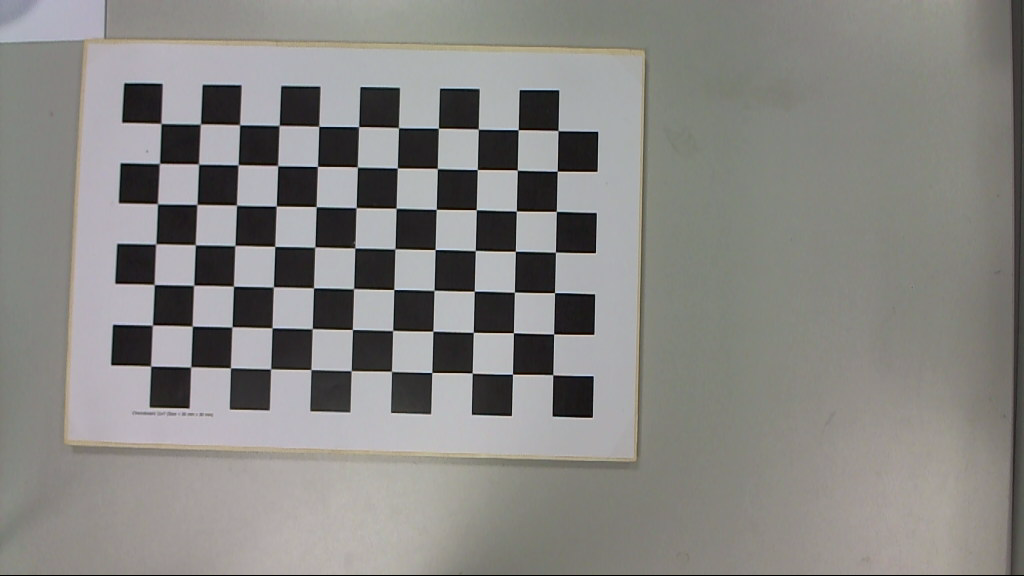
#> input picture chessboard_data/imgs/leftcamera/Im_L_1.png, 1024 x 576 px
$ python main.py   (older library calls are emulated)
#> lines starting #> are read from the running program, lines starting #| are printed output that depends on the picture
### stereoconfig.py
import numpy as np

# 儲存相機參數

# 雙目相機參數
class stereoCamera(object):
    def __init__(self):
        # 左相機內參
        self.cam_matrix_left = np.array([[718.91784516,   0,         523.81794096],
 [  0,         729.9676401,  285.67599007],
 [  0,           0,           1        ]])


        # 右相機內參
        self.cam_matrix_right = np.array([[722.0596431,    0,         513.69586443],
 [  0,         732.73467429, 292.73935455],
 [  0,           0,           1,        ]])

        # 左右相機畸變係數:[k1, k2, p1, p2, k3]
        self.distortion_l = np.array([[ 3.10654667e-02, -1.79710419e-01,  8.74245497e-04,  1.77051639e-04,
   2.13729056e-01]])

        self.distortion_r = np.array([[ 0.01106482, -0.13689889, -0.00141579,  0.001299,    0.20230678]])

        # 旋轉矩陣
        self.R = np.array([[ 0.99936535,  0.00766217, -0.03478784],
 [-0.00858504, 0.99961309, -0.02645698],
 [ 0.03457166,  0.02673885,  0.99904446]])

        # 平移矩陣
        self.T = np.array([[ 6.32313216],
 [-0.1437672 ],
 [ 0.13653885]])

        # 焦距
        self.focal_length = 1764.82558    # 默認值，一般取立體校正後的重投影矩陣Q中的 Q[2,3]

        # 基線距離
        self.baseline = 74   # 單位：mm， 爲平移向量的第一個參數（取絕對值）

### main.py
import cv2
import numpy as np
import time
import stereoconfig


# 預處理
def preprocess(img1, img2):
    # 彩色圖->灰度圖
    im1 = cv2.cvtColor(img1, cv2.COLOR_BGR2GRAY)
    im2 = cv2.cvtColor(img2, cv2.COLOR_BGR2GRAY)

    # 直方圖均衡
    im1 = cv2.equalizeHist(im1)
    im2 = cv2.equalizeHist(im2)

    return im1, im2


# 消除畸變
def undistortion(image, camera_matrix, dist_coeff):
    undistortion_image = cv2.undistort(image, camera_matrix, dist_coeff)

    return undistortion_image


# 獲取畸變校正和立體校正的映射變換矩陣、重投影矩陣
# @param：config是一個類，存儲着雙目標定的參數:config = stereoconfig.stereoCamera()
def getRectifyTransform(height, width, config):
    # 讀取內參和外參
    left_K = config.cam_matrix_left
    right_K = config.cam_matrix_right
    left_distortion = config.distortion_l
    right_distortion = config.distortion_r
    R = config.R
    T = config.T

    # 計算校正變換
    if type(height) != 'int' or type(width) != 'int':
        height = int(height)
        width = int(width)
    R1, R2, P1, P2, Q, roi1, roi2 = cv2.stereoRectify(left_K, left_distortion, right_K, right_distortion, (width, height), R, T, alpha= -1)

    map1x, map1y = cv2.initUndistortRectifyMap(left_K, left_distortion, R1, P1, (width, height), cv2.CV_32FC1)
    map2x, map2y = cv2.initUndistortRectifyMap(right_K, right_distortion, R2, P2, (width, height), cv2.CV_32FC1)

    return map1x, map1y, map2x, map2y, Q


# 畸變校正和立體校正 ###################################################問題:全黑
def rectifyImage(image1, image2, map1x, map1y, map2x, map2y):

    rectifyed_img1 = cv2.remap(image1, map1x, map1y, cv2.INTER_AREA)
    rectifyed_img2 = cv2.remap(image2, map2x, map2y, cv2.INTER_AREA)

    return rectifyed_img1, rectifyed_img2


# 立體校正檢驗----畫線
def draw_line(image1, image2):
    # 建立輸出圖像
    height = max(image1.shape[0], image2.shape[0])
    width = image1.shape[1] + image2.shape[1]

    output = np.zeros((height, width), dtype=np.uint8)
    output[0:image1.shape[0], 0:image1.shape[1]] = image1
    output[0:image2.shape[0], image1.shape[1]:] = image2

    for k in range(15):
        cv2.line(output, (0, 50 * (k+1)), (2 * width, 50* (k+1)), (0, 255, 0), thickness=2, lineType=cv2.LINE_AA)  #直線間隔：100

    return output


# 視差計算
# [75 lines left out: functions disparity_SGBM, computeDispAndPoints, disparity_box, not called in this run]


# imgL = cv2.imread('Pic_RedPoint/L.bmp', 1)
# imgR = cv2.imread('Pic_RedPoint/R.bmp', 1)
imgL = cv2.imread('chessboard_data/imgs/leftcamera/Im_L_1.png', 1)
#> imgL is the input picture: shape (576, 1024, 3); mean B, G, R 131.2, 134.2, 135.4
imgR = cv2.imread('chessboard_data/imgs/rightcamera/Im_R_1.png', 1)
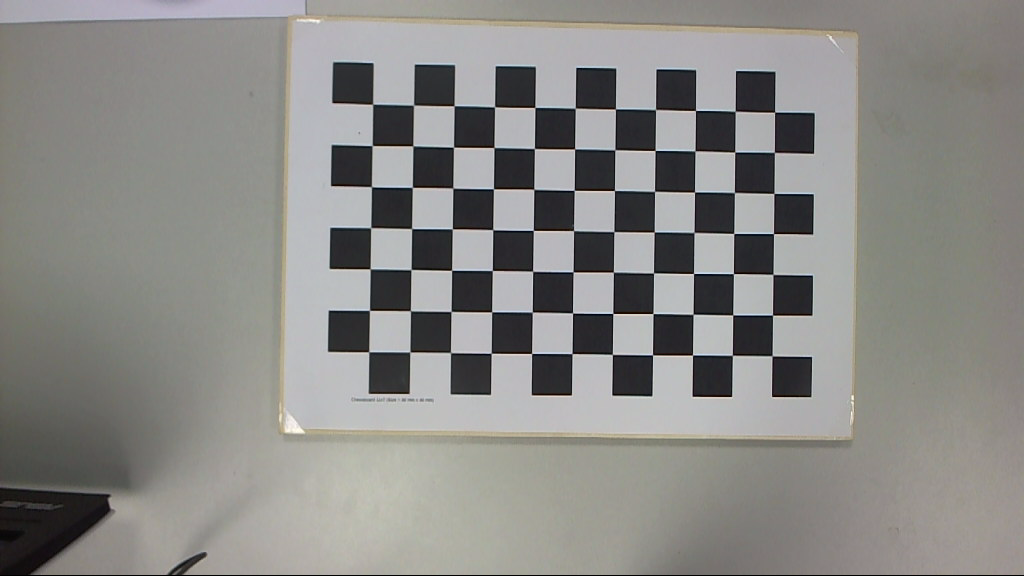
#> input picture chessboard_data/imgs/rightcamera/Im_R_1.png, 1024 x 576 px
#> imgR is the input picture: shape (576, 1024, 3); mean B, G, R 133.8, 136.8, 137.6
height , width = imgL.shape[0:2]
#> height = 576; width = 1024
config = stereoconfig.stereoCamera()
imgL ,imgR = preprocess(imgL, imgR)  # 轉灰階
#> in preprocess, `im1 = cv2.equalizeHist(im1)`:
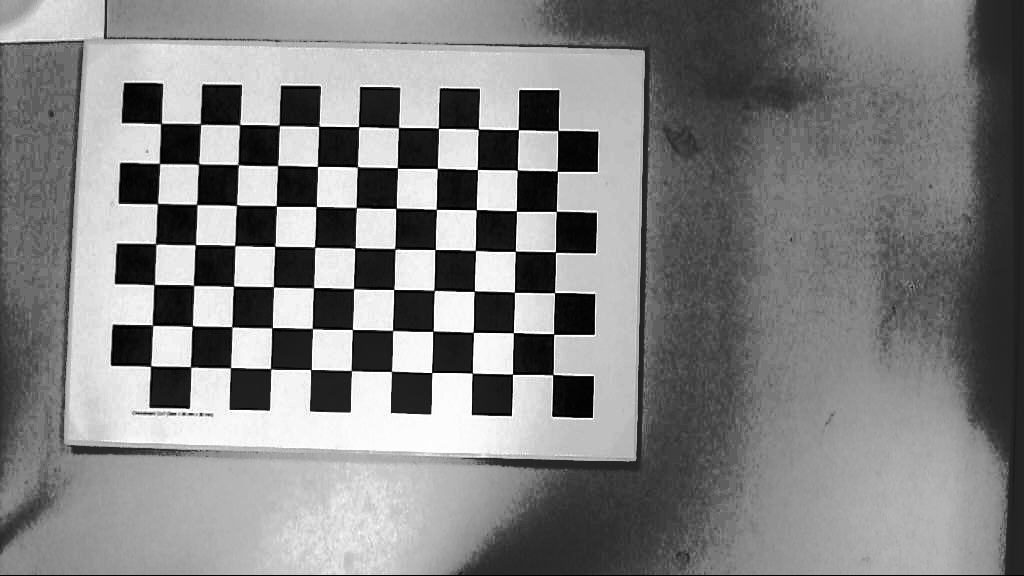
#> im1: shape (576, 1024); min 0, max 255, mean 129.6
#> in preprocess, `im2 = cv2.equalizeHist(im2)`:
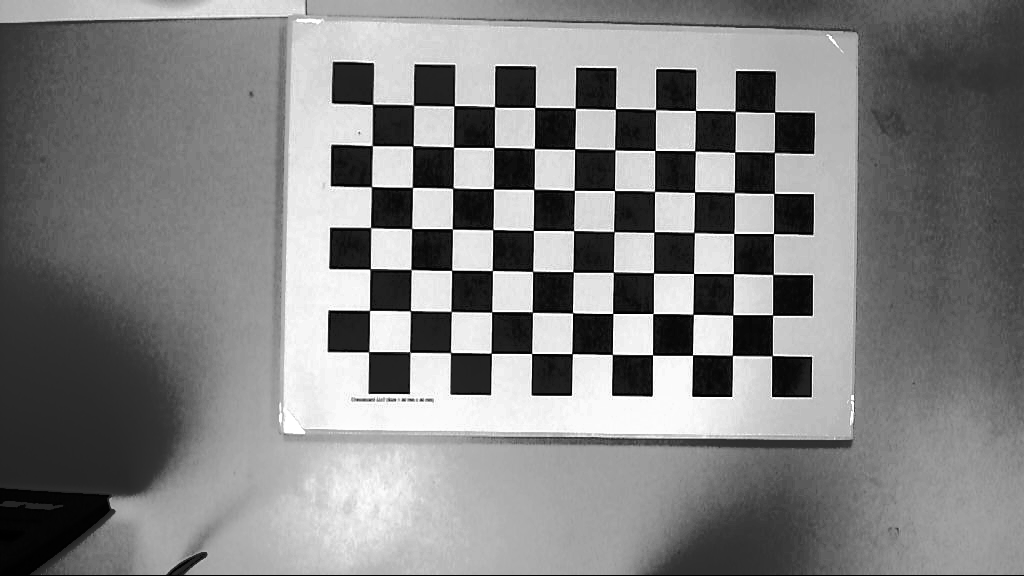
#> im2: shape (576, 1024); min 0, max 255, mean 128.8
imgL = undistortion(imgL, config.cam_matrix_left, config.distortion_l)  # 消除distortion
imgR = undistortion(imgR, config.cam_matrix_right, config.distortion_r) # 消除distortion
map1x, map1y, map2x, map2y, Q = getRectifyTransform(height, width, config)

imgL_rectified, imgR_rectified = rectifyImage(imgL, imgR, map1x, map1y, map2x, map2y)
#> in rectifyImage, `rectifyed_img1 = cv2.remap(image1, map1x, map1y, cv2.INTER_AREA)`:
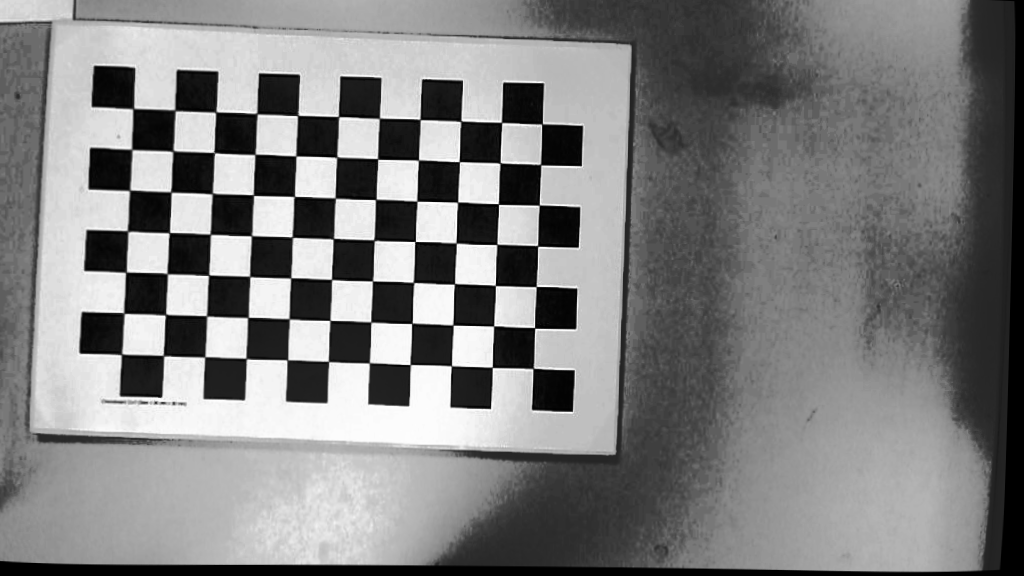
#> rectifyed_img1: shape (576, 1024); min 0, max 255, mean 127.1
#> in rectifyImage, `rectifyed_img2 = cv2.remap(image2, map2x, map2y, cv2.INTER_AREA)`:
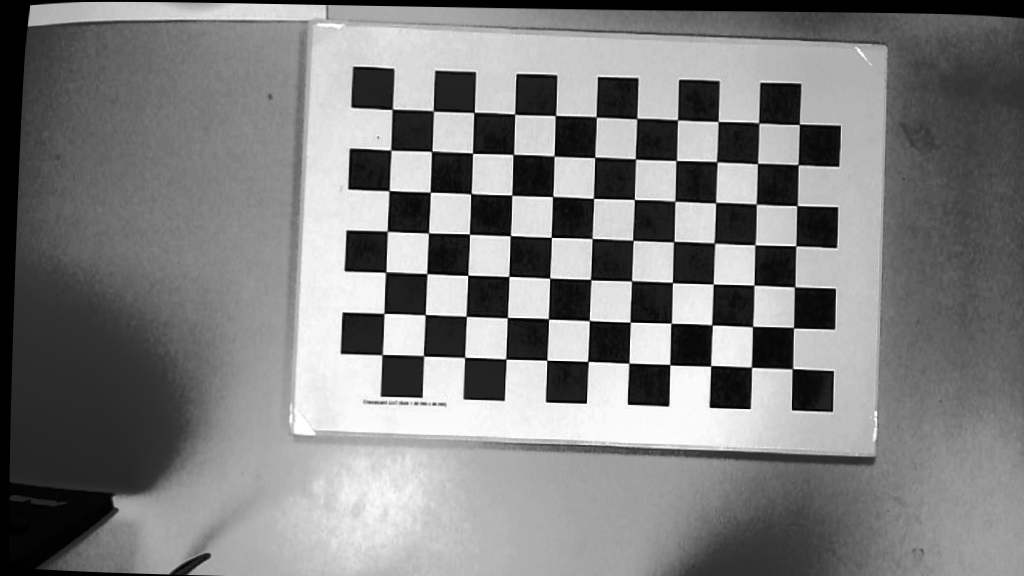
#> rectifyed_img2: shape (576, 1024); min 0, max 255, mean 126.8

line = draw_line(imgL_rectified, imgR_rectified)
#> in draw_line, `output[0:image1.shape[0], 0:image1.shape[1]] = image1`:
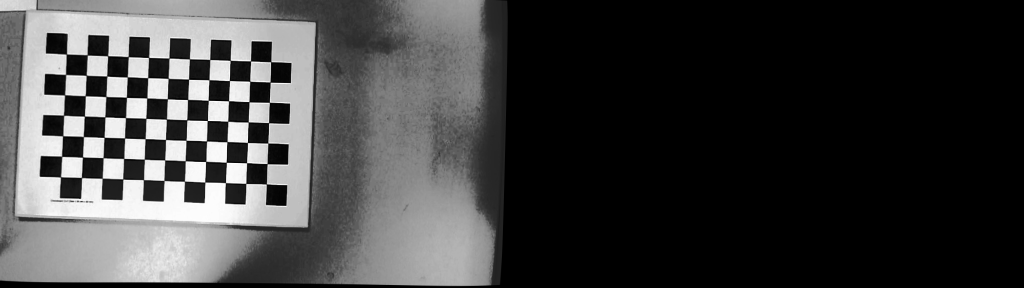
#> output: shape (576, 2048) (shown at 1/2 size); min 0, max 255, mean 63.6
#> after the loop in draw_line, `for k in range(15):`:
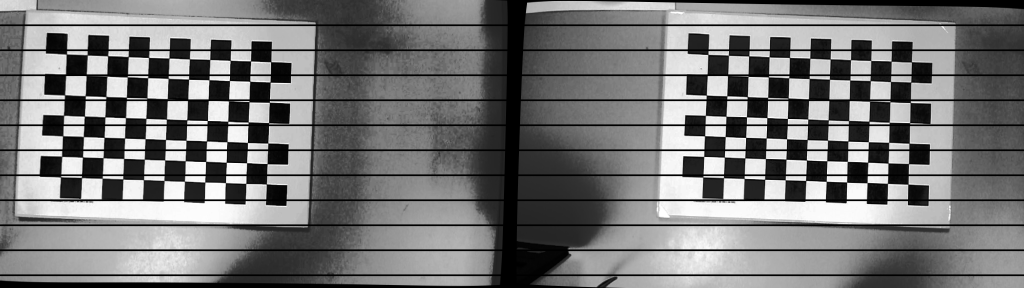
#> output: shape (576, 2048) (shown at 1/2 size); min 0, max 255, mean 118.6
cv2.imshow('1', line)
cv2.waitKey(0)
cv2.destroyAllWindows()
print(line.shape)
#| (576, 2048)
